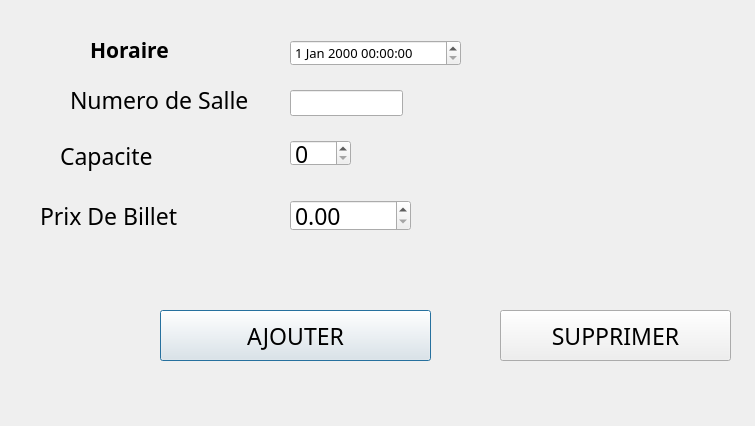
<?xml version="1.0" encoding="UTF-8"?>
<ui version="4.0">
 <class>Dialog</class>
 <widget class="QDialog" name="Dialog">
  <property name="geometry">
   <rect>
    <x>0</x>
    <y>0</y>
    <width>755</width>
    <height>426</height>
   </rect>
  </property>
  <property name="sizePolicy">
   <sizepolicy hsizetype="Minimum" vsizetype="Preferred">
    <horstretch>0</horstretch>
    <verstretch>0</verstretch>
   </sizepolicy>
  </property>
  <property name="font">
   <font>
    <family>Script MT Bold</family>
    <pointsize>17</pointsize>
   </font>
  </property>
  <property name="windowTitle">
   <string>Dialog</string>
  </property>
  <widget class="QLineEdit" name="lineEdit_2">
   <property name="geometry">
    <rect>
     <x>290</x>
     <y>90</y>
     <width>113</width>
     <height>26</height>
    </rect>
   </property>
  </widget>
  <widget class="QLabel" name="label">
   <property name="geometry">
    <rect>
     <x>90</x>
     <y>40</y>
     <width>141</width>
     <height>20</height>
    </rect>
   </property>
   <property name="sizePolicy">
    <sizepolicy hsizetype="Preferred" vsizetype="Preferred">
     <horstretch>34</horstretch>
     <verstretch>0</verstretch>
    </sizepolicy>
   </property>
   <property name="font">
    <font>
     <family>Script MT Bold</family>
     <pointsize>16</pointsize>
     <bold>true</bold>
    </font>
   </property>
   <property name="text">
    <string>Horaire</string>
   </property>
  </widget>
  <widget class="QLabel" name="label_2">
   <property name="geometry">
    <rect>
     <x>70</x>
     <y>90</y>
     <width>201</width>
     <height>20</height>
    </rect>
   </property>
   <property name="text">
    <string>Numero de Salle</string>
   </property>
  </widget>
  <widget class="QLabel" name="label_3">
   <property name="geometry">
    <rect>
     <x>60</x>
     <y>130</y>
     <width>141</width>
     <height>51</height>
    </rect>
   </property>
   <property name="text">
    <string>Capacite</string>
   </property>
  </widget>
  <widget class="QLabel" name="label_4">
   <property name="geometry">
    <rect>
     <x>40</x>
     <y>200</y>
     <width>181</width>
     <height>31</height>
    </rect>
   </property>
   <property name="text">
    <string>Prix De Billet</string>
   </property>
  </widget>
  <widget class="QDateTimeEdit" name="dateTimeEdit">
   <property name="geometry">
    <rect>
     <x>290</x>
     <y>40</y>
     <width>171</width>
     <height>26</height>
    </rect>
   </property>
   <property name="font">
    <font>
     <family>Script MT Bold</family>
     <pointsize>10</pointsize>
    </font>
   </property>
  </widget>
  <widget class="QPushButton" name="pushButton">
   <property name="geometry">
    <rect>
     <x>160</x>
     <y>310</y>
     <width>271</width>
     <height>51</height>
    </rect>
   </property>
   <property name="text">
    <string>AJOUTER</string>
   </property>
  </widget>
  <widget class="QPushButton" name="pushButton_2">
   <property name="geometry">
    <rect>
     <x>500</x>
     <y>310</y>
     <width>231</width>
     <height>51</height>
    </rect>
   </property>
   <property name="text">
    <string>SUPPRIMER</string>
   </property>
  </widget>
  <widget class="QDoubleSpinBox" name="doubleSpinBox">
   <property name="geometry">
    <rect>
     <x>290</x>
     <y>200</y>
     <width>121</width>
     <height>31</height>
    </rect>
   </property>
  </widget>
  <widget class="QSpinBox" name="spinBox">
   <property name="geometry">
    <rect>
     <x>290</x>
     <y>140</y>
     <width>61</width>
     <height>26</height>
    </rect>
   </property>
  </widget>
 </widget>
 <resources/>
 <connections/>
</ui>
